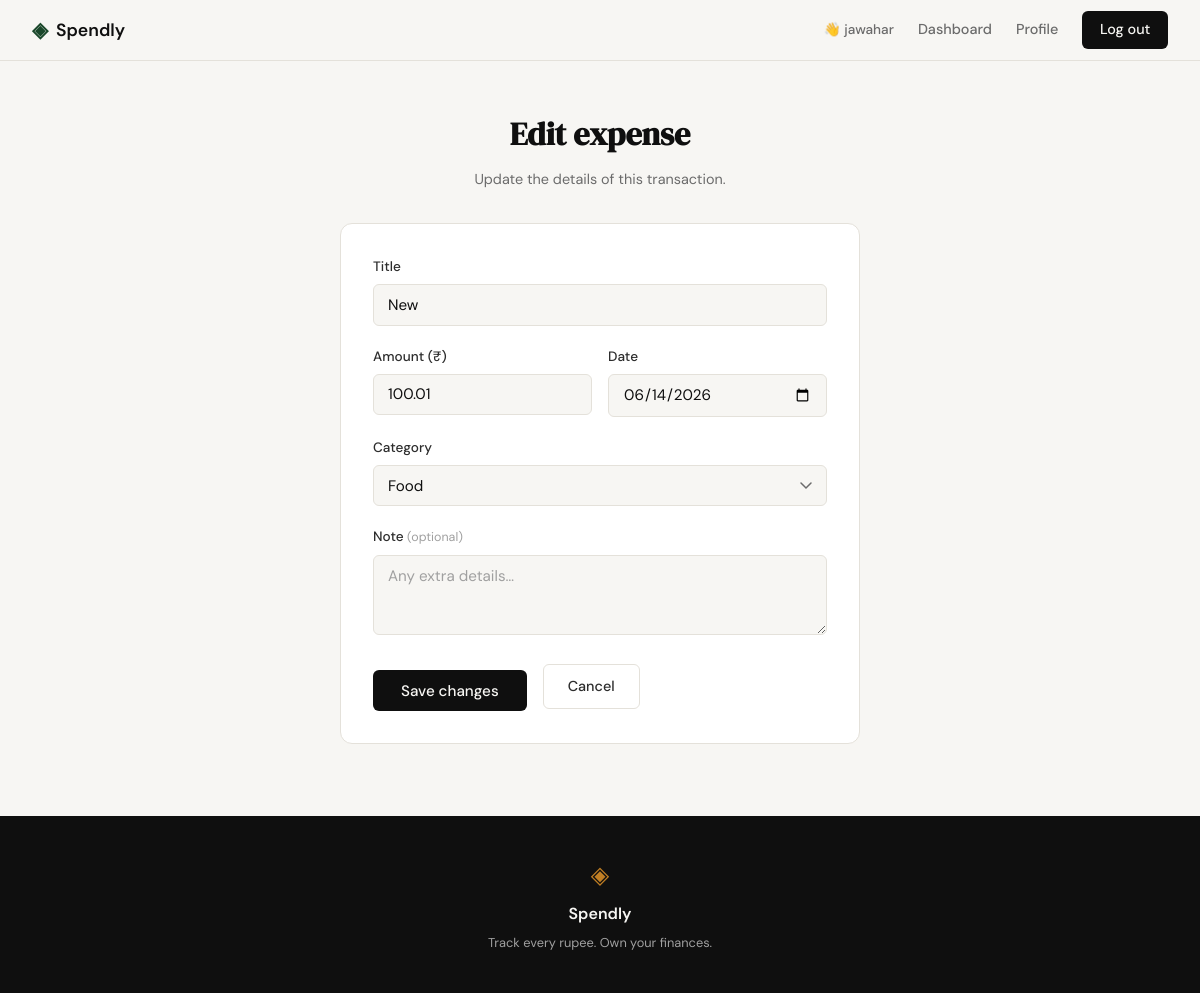
Screenshot of /expenses/14/edit (signed in) with the database file from the repository.
### tables this page shows
CREATE TABLE expenses (
                id          INTEGER PRIMARY KEY AUTOINCREMENT,
                user_id     INTEGER NOT NULL REFERENCES users(id) ON DELETE CASCADE,
                title       TEXT    NOT NULL,
                amount      REAL    NOT NULL CHECK(amount > 0),
                category    TEXT    NOT NULL DEFAULT 'Other',
                date        TEXT    NOT NULL DEFAULT (date('now')),
                note        TEXT,
                created_at  TEXT    NOT NULL DEFAULT (datetime('now'))
            );

### app.py (the view, shortened to what this page needs)
@app.route("/expenses/<int:id>/edit", methods=["GET", "POST"])
def edit_expense(id):
    if "user_id" not in session:
        return redirect(url_for("login"))
    user_id = session["user_id"]
    db = get_db()
    expense = db.execute(
        "SELECT * FROM expenses WHERE id = ? AND user_id = ?", (id, user_id)
    ).fetchone()
    if expense is None:
        db.close()
        return redirect(url_for("dashboard"))   # not found or not theirs
    CATEGORIES = ["Food", "Transport", "Entertainment",
                  "Utilities", "Health", "Education", "Other"]
    error = None
    db.close()
    return render_template("edit_expense.html",
                           expense=expense,
                           categories=CATEGORIES,
                           error=error)

### database/db.py (called while the page is built)
def get_db():
    conn = sqlite3.connect(DB_PATH)
    conn.row_factory = sqlite3.Row          # rows behave like dicts
    conn.execute("PRAGMA foreign_keys = ON")
    return conn

### templates/edit_expense.html (shortened to what this page needs)
{% extends "base.html" %}
{% block content %}
<section class="auth-section">
    <div class="auth-container" style="max-width: 520px;">
        <div class="auth-header">
            <h1 class="auth-title">Edit expense</h1>
            <p class="auth-subtitle">Update the details of this transaction.</p>
        </div>
        <div class="auth-card">
            <form method="POST" action="{{ url_for('edit_expense', id=expense.id) }}">
                <div class="form-group">
                    <label for="title">Title</label>
                    <input type="text" id="title" name="title"
                           class="form-input"
                           value="{{ request.form.title if error else expense.title }}"
                           required autofocus>
                </div>
                <div class="form-row">
                    <div class="form-group">
                        <label for="amount">Amount (₹)</label>
                        <input type="number" id="amount" name="amount"
                               class="form-input" placeholder="0.00"
                               step="0.01" min="0.01"
                               value="{{ request.form.amount if error else expense.amount }}"
                               required>
                    </div>
                    <div class="form-group">
                        <label for="date">Date</label>
                        <input type="date" id="date" name="date"
                               class="form-input"
                               value="{{ request.form.date if error else expense.date }}"
                               required>
                    </div>
                </div>
                <div class="form-group">
                    <label for="category">Category</label>
                    <select id="category" name="category" class="form-input form-select">
                        {% for cat in categories %}
                        <option value="{{ cat }}"
                            {% set current = request.form.get('category') if error else expense.category %}
                            {% if current == cat %}selected{% endif %}>
                            {{ cat }}
                        </option>
                        {% endfor %}
                    </select>
                </div>
                <div class="form-group">
                    <label for="note">Note <span class="label-optional">(optional)</span></label>
                    <textarea id="note" name="note"
                              class="form-input form-textarea"
                              placeholder="Any extra details…">{{ request.form.note if error else (expense.note or '') }}</textarea>
                </div>
                <div class="form-actions">
                    <button type="submit" class="btn-submit" style="width: auto; padding: 0.65rem 1.75rem;">
                        Save changes
                    </button>
                    <a href="{{ url_for('dashboard') }}" class="btn-ghost">Cancel</a>
                </div>
            </form>
        </div>
    </div>
</section>
{% endblock %}

### static/css/style.css (style rules this page uses)
:root { --ink: #0f0f0f; --ink-soft: #2d2d2d; --ink-muted: #6b6b6b; --ink-faint: #a0a0a0; --paper: #f7f6f3; --paper-warm: #f0ede6; --paper-card: #ffffff; --accent: #1a472a; --accent-light: #e8f0eb; --accent-2: #c17f24; --accent-2-light: #fdf3e3; --danger: #c0392b; --danger-light: #fdecea; --border: #e4e1da; --border-soft: #eeebe4; --font-display: 'DM Serif Display', Georgia, serif; --font-body: 'DM Sans', system-ui, sans-serif; --max-width: 1200px; --auth-width: 440px; --radius-sm: 6px; --radius-md: 12px; --radius-lg: 20px; }
*, *::before, *::after { box-sizing: border-box; margin: 0; padding: 0; }
html { font-size: 16px; scroll-behavior: smooth; }
body { background: var(--paper); color: var(--ink); font-family: var(--font-body); font-size: 1rem; line-height: 1.6; -webkit-font-smoothing: antialiased; }
a { color: inherit; text-decoration: none; }
.btn-ghost { display: inline-block; background: transparent; color: var(--ink-soft); padding: 0.65rem 1.5rem; border-radius: var(--radius-sm); font-size: 0.9rem; font-weight: 500; border: 1px solid var(--border); transition: all 0.2s; text-decoration: none; }
.auth-section { min-height: calc(100vh - 60px - 100px); display: flex; align-items: center; justify-content: center; padding: 3rem 2rem; }
.auth-container { width: 100%; max-width: var(--auth-width); }
.auth-header { text-align: center; margin-bottom: 2rem; }
.auth-title { font-family: var(--font-display); font-size: 2rem; color: var(--ink); margin-bottom: 0.5rem; }
.auth-subtitle { font-size: 0.9rem; color: var(--ink-muted); }
.auth-card { background: var(--paper-card); border: 1px solid var(--border); border-radius: var(--radius-md); padding: 2rem; margin-bottom: 1.5rem; }
.form-group { margin-bottom: 1.25rem; }
.form-group label { display: block; font-size: 0.85rem; font-weight: 500; color: var(--ink-soft); margin-bottom: 0.4rem; }
.form-input { width: 100%; padding: 0.6rem 0.875rem; border: 1px solid var(--border); border-radius: var(--radius-sm); font-family: var(--font-body); font-size: 0.95rem; color: var(--ink); background: var(--paper); outline: none; transition: border-color 0.2s; }
.form-input::placeholder { color: var(--ink-faint); }
.btn-submit { width: 100%; padding: 0.7rem; background: var(--ink); color: var(--paper); border: none; border-radius: var(--radius-sm); font-family: var(--font-body); font-size: 0.95rem; font-weight: 500; cursor: pointer; transition: background 0.2s; margin-top: 0.5rem; }
.form-row { display: grid; grid-template-columns: 1fr 1fr; gap: 1rem; }
.form-select { appearance: none; background-repeat: no-repeat; background-position: right 0.875rem center; cursor: pointer; }
.form-textarea { resize: vertical; min-height: 80px; line-height: 1.5; }
.label-optional { font-size: 0.78rem; color: var(--ink-faint); font-weight: 400; }
.form-actions { display: flex; align-items: center; gap: 1rem; margin-top: 0.5rem; }

### rows the page displays
expenses: title "New", amount "100.01", date "06/14/2026", category "Food"

### other values shown
{{ session.user_name }} "jawahar"
